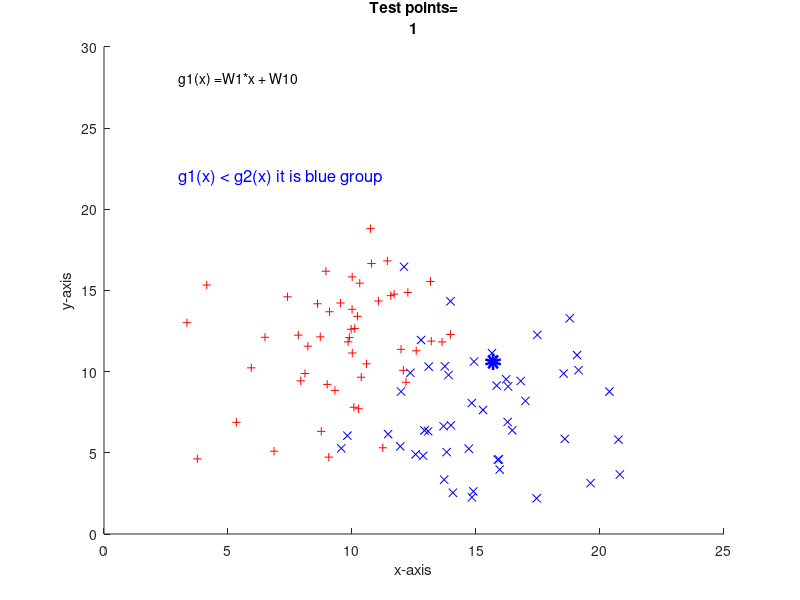

The MATLAB script that drew this image: (Note: this script raises an error after producing the figure.)
clc
clear all
close all
%% Read in the training dat
fileID        = fopen('homework_classify_train_2D.dat','r');
[E,countE]    = fscanf(fileID, '%f');
D             = E(3:3:end);                                   % Covert the 2 and 1 catergroy into 1 and -1;
C             = E(2:3:end);
B             = E(1:3:end);
pt_Trainging  =[B,C,D];
fclose(fileID);

%% Read in the test dat
fileID        = fopen('homework_classify_test_2D.dat','r');
[L,countL]    = fscanf(fileID, '%f');
J             = L(3:3:end);
H             = L(2:3:end);
G             = L(1:3:end);
pt_Test       = [G,H,J];
fclose(fileID);
%% Initals
countE        = countE/3;                                            % Total training points
countL        = countL/3;                                            % Total test points
delete '2D.ps'

%%%%%%%%%%%%%%%%% ui for group1 %%%%%%%%%%%%%%%%%%%%%%%%%%%
pts1          = pt_Trainging(pt_Trainging(:,3) == 1,:);
U1x           = mean(pts1(:,1));
U1y           = mean(pts1(:,2));
W1            = [2*U1x, 2*U1y]
W10           = -W1*W1'/4
%%%%%%%%%%%%%%%%% ui for group1 %%%%%%%%%%%%%%%%%%%%%%%%%%%

%%%%%%%%%%%%%%%%% ui for group2 %%%%%%%%%%%%%%%%%%%%%%%%%%%
pts2          = pt_Trainging(pt_Trainging(:,3) == 2,:);
U2x           = mean(pts2(:,1));
U2y           = mean(pts2(:,2));
W2            = [2*U2x, 2*U2y]
W20           = -W2*W2'/4
%%%%%%%%%%%%%%%%% ui for group2 %%%%%%%%%%%%%%%%%%%%%%%%%%%

gi            = zeros(countL, 3);                                    % gi(x) matrix


%% test point loop
for i         = 1:countL
    
    %%plot training points
    CV1       = '+rxbsc^m*k';                                        % Color Vector for point
    clf;
    figure(1);
    hold on;
    for m     = 1:2
        PT    = pt_Trainging(pt_Trainging(:,3) == m,:);              % Group the points by gpNum   
        plot(PT(:,1),PT(:,2),CV1(2*m-1:2*m));                        % Plot points with determined color and shape
    end
    %grid on;
    axis([0 25 0 30])
	title({'Test points=',i;})
	xlabel('x-axis');
	ylabel('y-axis');
    
    %% classify points with plug in rules g(x) = wi'*x + wi0
    gi(i,1)   = W1*[pt_Test(i,1),pt_Test(i,2)]' + W10;
    gi(i,2)   = W2*[pt_Test(i,1),pt_Test(i,2)]' + W20;
    % determine which group it belongs to
    if gi(i,1)> gi(i,2)
       gi(i,3)= 1;
       plot(pt_Test(i,1),pt_Test(i,2),'or','linewidth',6);          % Plot points with determined color and shape
       text(3,22,"g1(x) > g2(x) it is red group",'color','red','FontSize',12);   
    else
       gi(i,3)= 2; 
       plot(pt_Test(i,1),pt_Test(i,2),'ob','linewidth',6);          % Plot points with determined color and shape
       text(3,22,"g1(x) < g2(x) it is blue group",'color','blue','FontSize',12);
    end
    
    text(3,28,"g1(x) =W1*x + W10");
    text(3,27,"= [" + W1(1) + "," + W1(2) + "]T x [" + pt_Test(i,1) + "," + pt_Test(i,2)+ "]" + W10 + "=" + gi(i,1));
    text(3,25,"g2(x) =W2*x + W20");
    text(3,24,"= [" + W2(1) + "," + W2(2) + "]T x [" + pt_Test(i,1) + "," + pt_Test(i,2)+ "]" + W20 + "=" + gi(i,2));
	pause(1);
    hold off;
    print('-dpsc2','2D','-append');
end    

